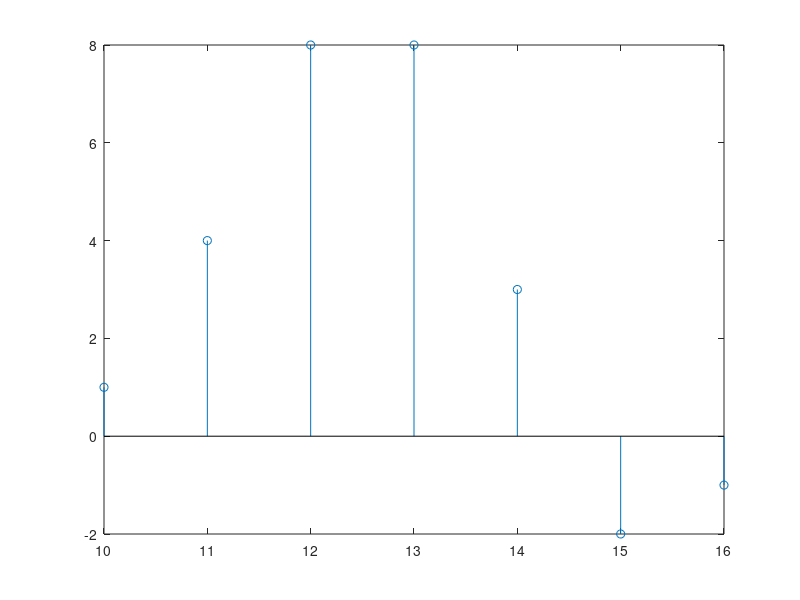

The MATLAB script that drew this image:
clc;
close all;
clear all;
h = [1, 2, 1, -1];
x = [1, 2, 3, 1];

xlen = length(x);
hlen = length(h);
y = zeros(1, (xlen+hlen-1));


for n = 1:(xlen+hlen-1)
    for k = 1:xlen
        if((n-k + 1) > 0 && ((n-k + 1) <=hlen))
            y(n) = y(n) + (x(k) * h(n-k + 1));
        end
    end
end

xmin = input('give the lowest index of x ');
hmin = input('give the lowest index of h ');

nmin = xmin+hmin;
nmax = (hlen+hmin - 1) + (xlen+xmin - 1);
t = nmin:nmax;

stem(t, y);